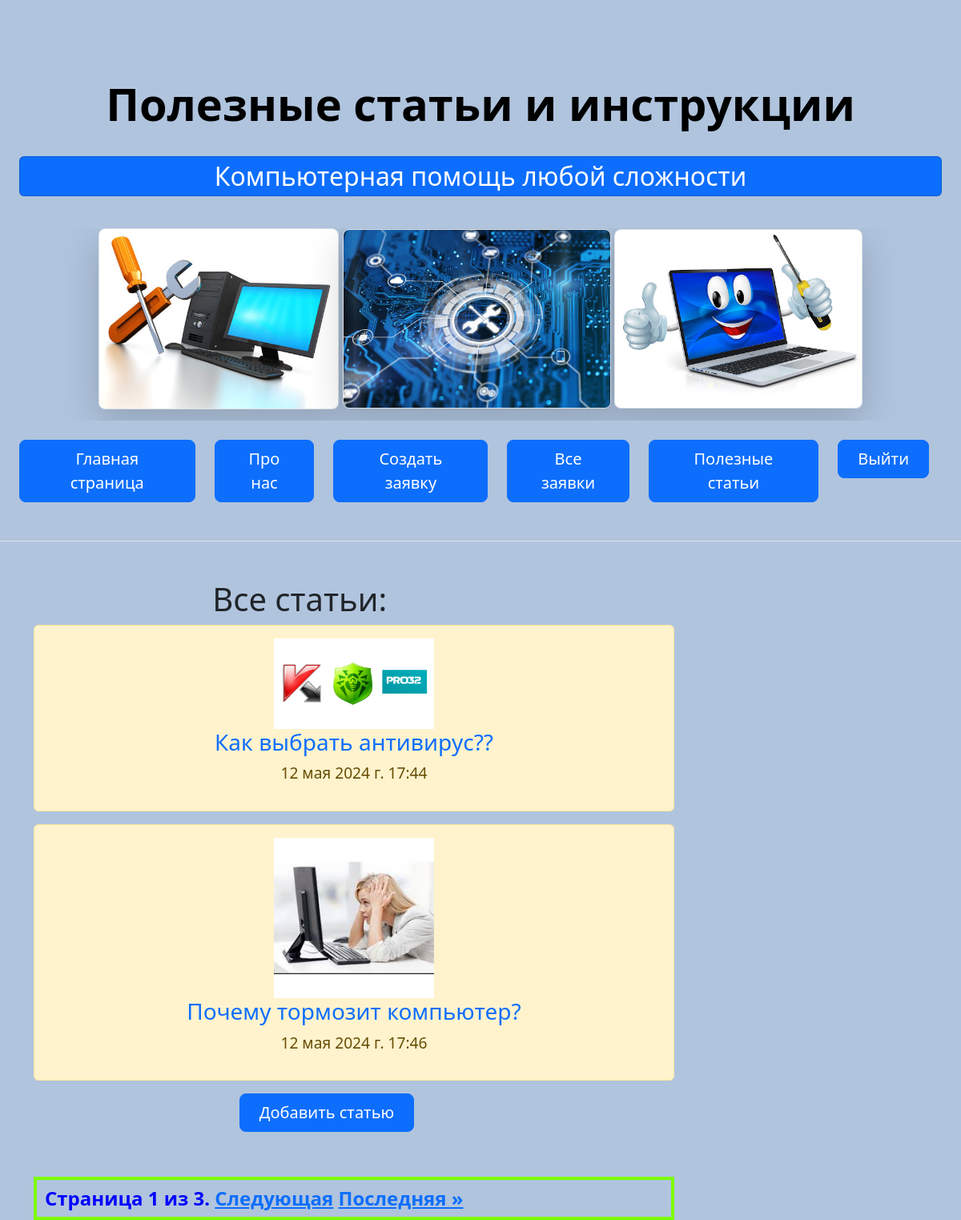
Screenshot of /articles (signed in) with the database file from the repository.
### main/models.py (models this page shows, shortened)
class IsActiveMixin(models.Model):
    objects = models.Manager()
    active_objects = ActiveManager()
    is_active = models.BooleanField(default=False)
    class Meta():
        abstract = True

class Article(IsActiveMixin, models.Model):
    name = models.CharField('Название статьи', max_length=50)
    image = models.ImageField('Изображение', blank=True, null=True, upload_to='main', default='main/info.jpg')
    text = models.TextField('Текст статьи')
    source = models.CharField('Источник', max_length=100)
    date = models.DateTimeField('Дата публикации', default=datetime.now)
    class Meta:
        verbose_name = 'Статья'
        verbose_name_plural = 'Статьи'

### main/views.py (the view)
# urls.py: path('articles', views.ArticleListView.as_view(), name='articles'),
class ArticleListView(ListView):
    model = Article
    template_name = 'main/articles.html'
    context_object_name = 'articles'
    paginate_by = 2
    def get_queryset(self):
        return Article.active_objects.all()

### main/models.py (called while the page is built)
    def get_queryset(self):
        all_objects = super().get_queryset()
        return all_objects.filter(is_active=True)

### main/templates/main/articles.html (shortened to what this page needs)
{% extends 'main/base.html' %}
{% block name %}
Полезные статьи и инструкции
{% endblock %}
{% block content %}
    <h1 style="margin-left: 20%">Все статьи:</h1>
    {% if articles %}
        {% for art in articles %}
            <div class="alert alert-warning" style="width:800px; text-align:center;">
                <a href="{% url 'single' art.id %}"><img src="{{art.image.url}}" width="200px"></a>
                <h3><a href="{% url 'single' art.id %}" style="text-decoration: none;">{{ art.name }}</a></h3>
                <p>{{ art.date }}</p>
            </div>
        {% endfor %}
    {% else %}
        <p>Статей в базе нет!</p>
    {% endif %}
    <a class="btn btn-primary btn-lg px-4 me-sm-3" style="margin-bottom: 5%; margin-left: 23%;" href="{% url 'article_create' %}">Добавить статью</a>
    <div class="pagination_art">
        <span style="text-align:center; class="step-links">
            <span class="current" >
                Страница {{ page_obj.number }} из {{ page_obj.paginator.num_pages }}.
            </span>
            {% if page_obj.has_next %}
                <a href="?page={{ page_obj.next_page_number }}">Следующая</a>
                <a href="?page={{ page_obj.paginator.num_pages }}">Последняя &raquo;</a>
            {% endif %}
        </span>
    </div>
{% endblock%}

### main/static/main/css/main.css (style rules this page uses)
body { background: #B0C4DE; }
.pagination_art { font-size: 24px; font-weight: bold; color: #0000FF; padding: 5px 10px; border: 4px solid #7CFC00; width: 800px; }

### rows the page displays
Article: image (picture), name "Как выбрать антивирус??", date "12 мая 2024 г. 17:44"
Article: image (picture), name "Почему тормозит компьютер?", date "12 мая 2024 г. 17:46"

### other values shown
{{ page_obj.number }} "1"
{{ page_obj.paginator.num_pages }} "3"
